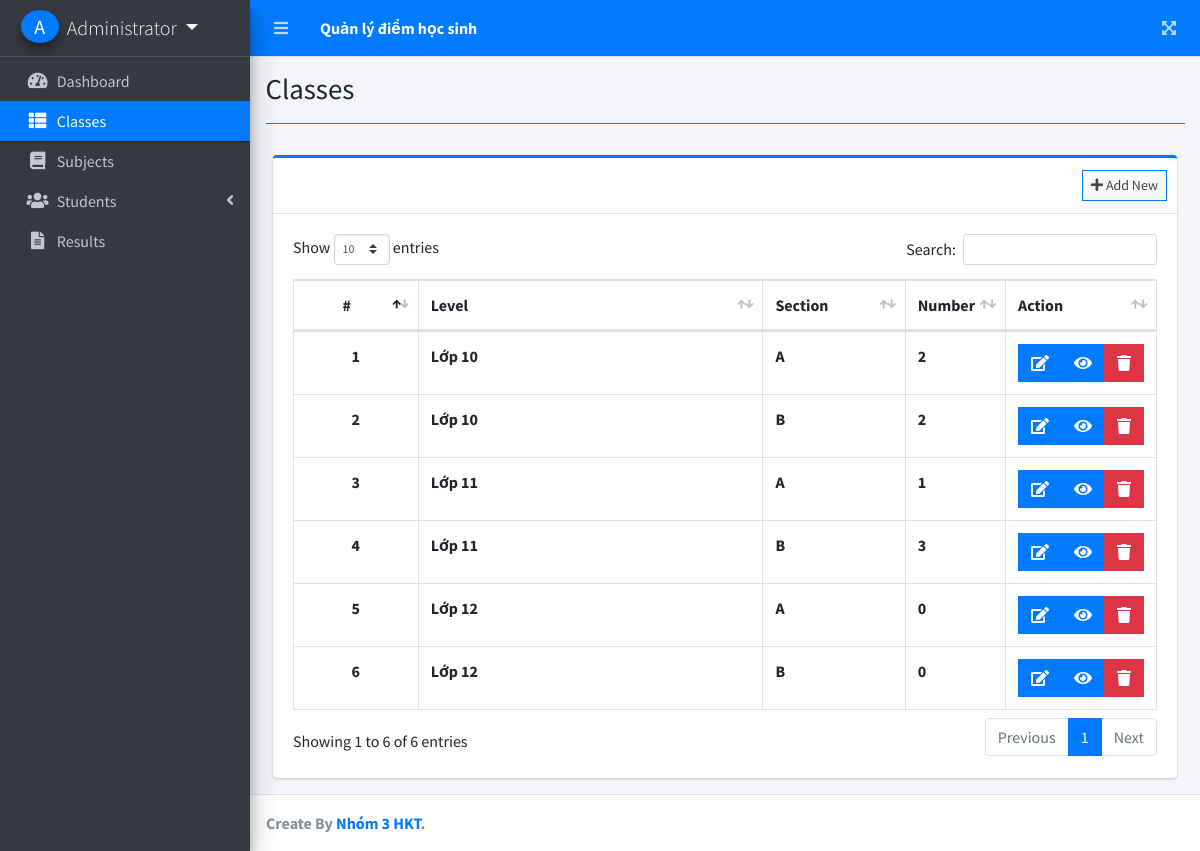
The app's page /index.php?page=classes (signed in) with its own data.
### tables this page shows
CREATE TABLE `classes` (
  `id` int(30) NOT NULL,
  `level` varchar(200) NOT NULL,
  `section` varchar(200) NOT NULL,
  `date_created` datetime NOT NULL DEFAULT current_timestamp(),
  `namhoc` varchar(10) NOT NULL
);

### classes.php (the view, shortened to what this page needs)
<?php include 'db_connect.php' ?>
<div class="col-lg-12">
	<div class="card card-outline card-primary">
		<div class="card-header">
			<div class="card-tools">
				<a class="btn btn-block btn-sm btn-default btn-flat border-primary new_class" href="javascript:void(0)"><i class="fa fa-plus"></i> Add New</a>
			</div>
		</div>
		<div class="card-body">
			<table class="table tabe-hover table-bordered" id="list">
				<colgroup>
					<col width="20%">
					<col width="60%">
					<col width="20%">
				</colgroup>
				<thead>
					<tr>
						<th class="text-center">#</th>
						<th>Level</th>
						<th>Section</th>
						<th>Number</th>
						<th>Action</th>
					</tr>
				</thead>
				<tbody>
					<?php
					$i = 1;
					$qry = $conn->query("SELECT * FROM classes order by level asc, section asc ");
					while ($row = $qry->fetch_assoc()) :
					?>
						<tr>
							<th class="text-center"><?php echo $i++ ?></th>
							<td><b><?php echo $row['level'] ?></b></td>
							<td><b><?php echo $row['section'] ?></b></td>
							<td><b><?php
									$ten = $row['level'];
									$lop = $row['section'];
									$result = $conn->query("SELECT COUNT(*) FROM classes cl, students stu  WHERE cl.id = stu.class_id AND cl.level LIKE N'" . $ten . "' AND cl.section LIKE '" . $lop . "'");
									$data = $result->fetch_assoc();
									if ($data['COUNT(*)'] > 0) {
										echo $data['COUNT(*)'];
									} else {
										echo 0;
									}
									?></b></td>
							<td class="text-center">
								<div class="btn-group">
									<a href="javascript:void(0)" data-id='<?php echo $row['id'] ?>' class="btn btn-primary btn-flat manage_class">
										<i class="fas fa-edit"></i>
									</a>
									<a href="index.php?page=view_student_class&id=<?php echo $row['id'] ?>" data-id='<?php echo $row['id'] ?>' class="btn btn-primary btn-flat view_stu_class">
										<i class="fas fa-eye"></i>
									</a>
									<button type="button" class="btn btn-danger btn-flat delete_class" data-id="<?php echo $row['id'] ?>">
										<i class="fas fa-trash"></i>
									</button>
								</div>
							</td>
						</tr>
					<?php endwhile; ?>
				</tbody>
			</table>
		</div>
	</div>
</div>

### index.php (shortened to what this page needs)
<!DOCTYPE html>
<html lang="en">
<?php
	include 'header.php'
?>
<body class="hold-transition sidebar-mini layout-fixed layout-navbar-fixed layout-footer-fixed">
<div class="wrapper">
  <?php include 'topbar.php' ?>
  <?php include 'sidebar.php' ?>
  <div class="content-wrapper">
    <div class="content-header">
      <div class="container-fluid">
        <div class="row mb-2">
          <div class="col-sm-6">
            <h1 class="m-0"><?php echo $title ?></h1>
          </div>
        </div>
            <hr class="border-primary">
      </div>
    </div>
    <section class="content">
      <div class="container-fluid">
         <?php
            $page = isset($_GET['page']) ? $_GET['page'] : 'home';
            if(!file_exists($page.".php")){
                include '404.html';
            }else{
            include $page.'.php';
            }
          ?>
      </div>
    </section>
  </div>
  <footer class="main-footer">
    <strong>Create By <a href="#">Nhóm 3 HKT</a>.</strong>
  </footer>
</div>
</body>
</html>

### header.php (shortened to what this page needs)
<head>
  <?php
  $title = isset($_GET['page']) ? ucwords(str_replace("_", ' ', $_GET['page'])) : "Home";
  $title = str_replace("Persons Companies","Persons/Companies",$title);
  ?>
  <link rel="stylesheet" href="assets/plugins/fontawesome-free/css/all.min.css">
  <link rel="stylesheet" href="assets/plugins/overlayScrollbars/css/OverlayScrollbars.min.css">
  <link rel="stylesheet" href="assets/plugins/datatables-bs4/css/dataTables.bootstrap4.min.css">
  <link rel="stylesheet" href="assets/plugins/datatables-responsive/css/responsive.bootstrap4.min.css">
  <link rel="stylesheet" href="assets/plugins/datatables-buttons/css/buttons.bootstrap4.min.css">
  <link rel="stylesheet" href="assets/plugins/select2/css/select2.min.css">
  <link rel="stylesheet" href="assets/plugins/select2-bootstrap4-theme/select2-bootstrap4.min.css">
  <link rel="stylesheet" href="assets/plugins/sweetalert2-theme-bootstrap-4/bootstrap-4.min.css">
  <link rel="stylesheet" href="assets/plugins/toastr/toastr.min.css">
  <link rel="stylesheet" href="assets/plugins/dropzone/min/dropzone.min.css">
  <link rel="stylesheet" href="assets/dist/css/jquery.datetimepicker.min.css">
  <link rel="stylesheet" href="assets/plugins/icheck-bootstrap/icheck-bootstrap.min.css">
  <link rel="stylesheet" href="assets/plugins/bootstrap4-toggle/css/bootstrap4-toggle.min.css">
  <link rel="stylesheet" href="assets/dist/css/adminlte.min.css">
  <link rel="stylesheet" href="assets/dist/css/styles.css">
  <link rel="stylesheet" href="assets/plugins/summernote/summernote-bs4.min.css">
</head>

### topbar.php (shortened to what this page needs)
<nav class="main-header navbar navbar-expand navbar-primary navbar-dark ">
  <ul class="navbar-nav">
    <?php if(isset($_SESSION['login_id'])): ?>
    <li class="nav-item">
      <a class="nav-link" data-widget="pushmenu" href="" role="button"><i class="fas fa-bars"></i></a>
    </li>
  <?php endif; ?>
    <li>
      <a class="nav-link text-white"  href="./" role="button"> <large><b><?php  ?>Quản lý điểm học sinh</b></large></a>
    </li>
  </ul>
  <ul class="navbar-nav ml-auto">
    <li class="nav-item">
      <a class="nav-link" data-widget="fullscreen" href="#" role="button">
        <i class="fas fa-expand-arrows-alt"></i>
      </a>
    </li>
  </ul>
</nav>

### sidebar.php (shortened to what this page needs)
<aside class="main-sidebar sidebar-dark-primary elevation-4">
  <div class="dropdown">
 	<a href="javascript:void(0)" class="brand-link dropdown-toggle" data-toggle="dropdown" aria-expanded="true">
      <?php if(empty($_SESSION['login_avatar'])): ?>
      <span class="brand-image img-circle elevation-3 d-flex justify-content-center align-items-center bg-primary text-white font-weight-500" style="width: 38px;height:50px"><?php echo strtoupper(substr($_SESSION['login_firstname'], 0,1).substr($_SESSION['login_lastname'], 0,1)) ?></span>
      <?php else: ?>
        <span class="image">
          <img src="../assets/uploads/<?php echo $_SESSION['login_avatar'] ?>" style="width: 38px;height:38px" class="img-circle elevation-2" alt="User Image">
        </span>
      <?php endif; ?>
      <span class="brand-text font-weight-light"><?php echo ucwords($_SESSION['login_firstname'].' '.$_SESSION['login_lastname']) ?></span>
    </a>
  </div>
  <div class="sidebar">
    <nav class="mt-2">
      <ul class="nav nav-pills nav-sidebar flex-column nav-flat" data-widget="treeview" role="menu" data-accordion="false">
        <li class="nav-item dropdown">
          <a href="./" class="nav-link nav-home">
            <i class="nav-icon fas fa-tachometer-alt"></i>
            <p>
              Dashboard
            </p>
          </a>
        </li>
        <li class="nav-item dropdown">
          <a href="./index.php?page=classes" class="nav-link nav-classes">
            <i class="nav-icon fas fa-th-list"></i>
            <p>
              Classes
            </p>
          </a>
        </li>
        <li class="nav-item dropdown">
          <a href="./index.php?page=subjects" class="nav-link nav-subjects">
            <i class="nav-icon fas fa-book"></i>
            <p>
              Subjects
            </p>
          </a>
        </li>
        <li class="nav-item">
          <a href="#" class="nav-link nav-edit_student">
            <i class="nav-icon fas fa-users"></i>
            <p>
              Students
              <i class="right fas fa-angle-left"></i>
            </p>
          </a>
        </li>
         <li class="nav-item dropdown">
          <a href="./index.php?page=results" class="nav-link nav-results nav-new_result nav-edit_result">
            <i class="nav-icon fas fa-file-alt"></i>
            <p>
              Results
            </p>
          </a>
        </li>
      </ul>
    </nav>
  </div>
</aside>

### records on screen
classes: level "Lớp 10", section "A", COUNT "2"
classes: level "Lớp 10", section "B", COUNT "2"
classes: level "Lớp 11", section "A", COUNT "1"
classes: level "Lớp 11", section "B", COUNT "3"
classes: level "Lớp 12", section "A", shows "0"
classes: level "Lớp 12", section "B", shows "0"

### other values on screen
$_SESSION['login_firstname'].' '.$_SESSION['login_lastname'] "Administrator"
$title "Classes"
